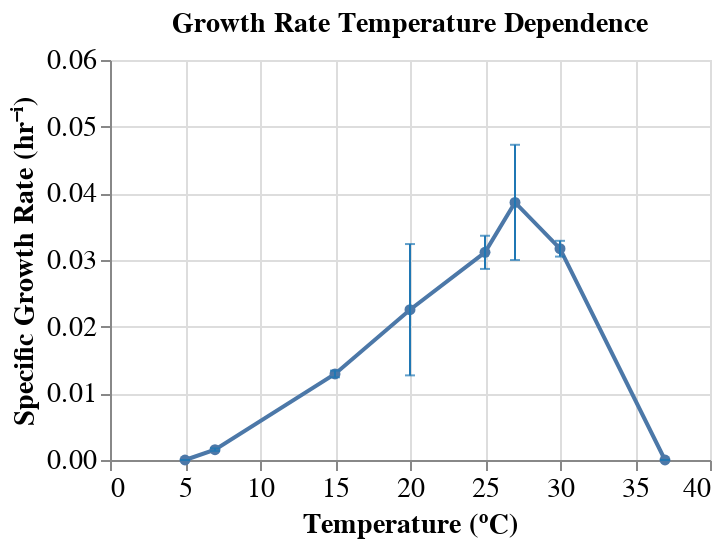

The notebook cell this image was saved under:
### Code cell
point = alt.Chart(data=ou_data).mark_line(point=True).encode(
    alt.X('Temperature_C:Q', scale=alt.Scale(domain=[0,40])),
    alt.Y('Growth_rate_hr-1:Q', scale=alt.Scale(domain=[0,0.06]), title='Specific Growth Rate (hr\u207B\u2071)'))

error_bar = alt.Chart(data=ou_data).mark_errorbar(color=alt.HexColor('#1f77b4'), ticks=True).encode(
    x=alt.X('Temperature_C:Q', title='Temperature (\u1D52C)'),
    y=alt.Y('Growth_rate_hr-1:Q', scale=alt.Scale(domain=[0,0.06]), title='Specific Growth Rate (hr\u207B\u2071)'),
    yError='stdev:Q')

figure = (point + error_bar).properties(width=300, height=200, title='Growth Rate Temperature Dependence').configure_axis(
    labelFontSize=14, titleFontSize=14).configure_title(fontSize=14).configure_legend(labelFontSize=14, titleFontSize=14)
figure.save('figures/temp_growth_rate.svg')
figure

### Figure 1 — Vega-Lite specification as saved in the notebook (floating-point values rounded to 4 significant figures)
{"config": {"view": {"continuousWidth": 300, "continuousHeight": 300}, "axis": {"labelFontSize": 14, "titleFontSize": 14}, "legend": {"labelFontSize": 14, "titleFontSize": 14}, "title": {"fontSize": 14}}, "layer": [{"mark": {"type": "line", "point": true}, "encoding": {"x": {"field": "Temperature_C", "scale": {"domain": [0, 40]}, "type": "quantitative"}, "y": {"field": "Growth_rate_hr-1", "scale": {"domain": [0, 0.06]}, "title": "Specific Growth Rate (hr⁻ⁱ)", "type": "quantitative"}}}, {"mark": {"type": "errorbar", "color": "#1f77b4", "ticks": true}, "encoding": {"x": {"field": "Temperature_C", "title": "Temperature (ᵒC)", "type": "quantitative"}, "y": {"field": "Growth_rate_hr-1", "scale": {"domain": [0, 0.06]}, "title": "Specific Growth Rate (hr⁻ⁱ)", "type": "quantitative"}, "yError": {"field": "stdev"}}}], "data": {"name": "data-ea2dd8e420234cace3eb47c8394655fa"}, "height": 200, "title": "Growth Rate Temperature Dependence", "width": 300, "$schema": "https://vega.github.io/schema/vega-lite/v5.8.0.json", "datasets": {"data-ea2dd8e420234cace3eb47c8394655fa": [{"Temperature_C": 5, "Growth_rate_hr-1": 0.0, "stdev": 0.0}, {"Temperature_C": 7, "Growth_rate_hr-1": 0.001547, "stdev": 0.0001995}, {"Temperature_C": 15, "Growth_rate_hr-1": 0.01291, "stdev": 0.0005005}, {"Temperature_C": 20, "Growth_rate_hr-1": 0.02254, "stdev": 0.009849}, {"Temperature_C": 25, "Growth_rate_hr-1": 0.03115, "stdev": 0.002488}, {"Temperature_C": 27, "Growth_rate_hr-1": 0.03864, "stdev": 0.008645}, {"Temperature_C": 30, "Growth_rate_hr-1": 0.03169, "stdev": 0.001183}, {"Temperature_C": 37, "Growth_rate_hr-1": 0.0, "stdev": 0.0}]}}
